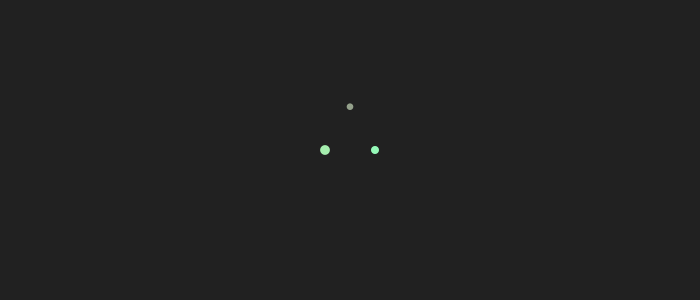
Frame 1 (no input)
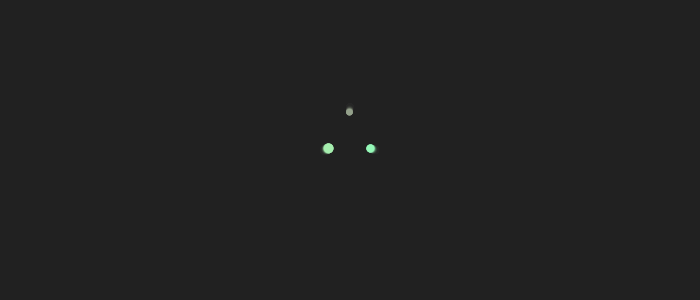
Frame 60 (the mouse pressed at the canvas centre just before this capture)
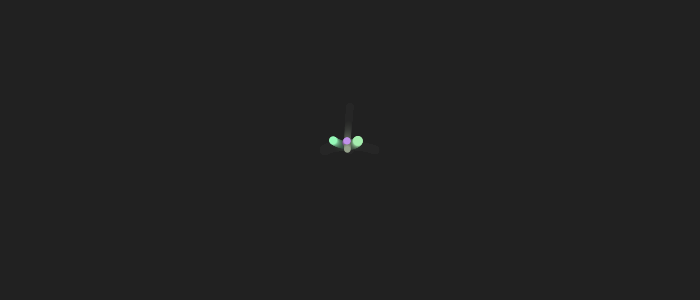
Frame 120 (the mouse held since frame 60 and released just before this capture)

The Processing sketch that drew these frames (run headless with seeded random() and noise(); from frame 60 on, the mouse is pressed at the canvas centre):

// Processing sketch: FunThreeBody
// ── FunThreeBody.pde
// Rishabh Moudgil
// rishabhmoudgil.com

// Rish's gravitational constant
float G = 1;
float randomPush = 5e-3;
ArrayList<Body> bodies = new ArrayList<Body>();

class Body {
  PVector location;
  PVector velocity;
  PVector acceleration;
  float mass = 1;
  color colour;

  Body(float x, float y) {
    this.location = new PVector(x, y);
    this.velocity = new PVector(random(-randomPush, randomPush), random(-randomPush, randomPush));
    this.acceleration = new PVector(0, 0);
    this.mass = random(1, 5);
    this.colour = giveMeNiceColour();
  }

  PVector Attract(Body b) {
    PVector force = PVector.sub(location, b.location);
    float d = max(force.mag(), 10);
    force.setMag((G * mass * b.mass )/(d * d));
    return force;
  }

  void ApplyForce(PVector force) {
    PVector f = PVector.div(force, mass);
    acceleration.add(f);
  }

  void Update() {
    velocity.add(acceleration);
    location.add(velocity);
    acceleration.x = acceleration.y = 0;
  }

  void Draw() {
    fill(colour);
    float r = map(mass, 1, 5, 5, 10);
    ellipse(location.x, location.y, r, r);
  }

  boolean OutOfBounds() {
    return dist(width/2, height/2, location.x, location.y) > 800;
  }
}

void setup() {
  size(700, 300);

  int l = 50;
  bodies.add(new Body((width / 2) - l/2, (height / 2)));
  bodies.add(new Body((width / 2), (height / 2) - (sqrt(3) * l/2)));
  bodies.add(new Body((width / 2) + l/2, (height / 2)));

  noStroke();
  background(33);
}


void draw() {
  fill (33, 30);
  rect(0, 0, width, height);

  for (int i = 0; i < bodies.size(); ++i) {
    Body b = bodies.get(i);

    for (int j = 0; j < bodies.size(); ++j) {
      Body t = bodies.get(j);
      if (b == t) continue;

      PVector force = b.Attract(t);
      t.ApplyForce(force);
    }
  }

  for (int i = bodies.size() - 1; i >= 0; --i) {
    Body b = bodies.get(i);
    b.Update();
    if (b.OutOfBounds()) {
      bodies.remove(i);
    } else {
      b.Draw();
    }
  }
}

void mousePressed() {
  Body t = new Body(mouseX, mouseY);
  bodies.add(t);
}

color giveMeNiceColour() {
  float r = random(20, 256) + 255;
  float g = random(20, 256) + 255;
  float b = random(20, 256) + 255;
  return color(r / 2f, g / 2f, b / 2f);
}
